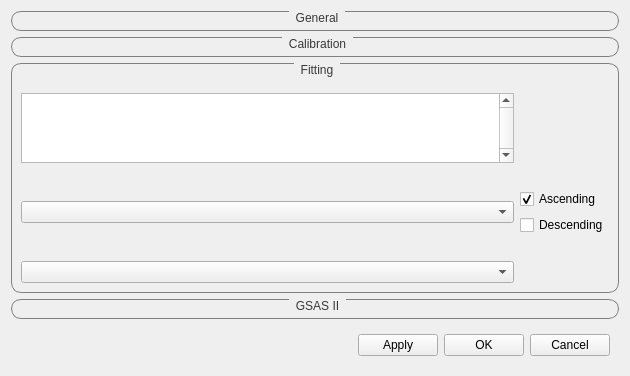
<?xml version="1.0" encoding="UTF-8"?>
<ui version="4.0">
 <class>Form</class>
 <widget class="QWidget" name="Form">
  <property name="geometry">
   <rect>
    <x>0</x>
    <y>0</y>
    <width>630</width>
    <height>184</height>
   </rect>
  </property>
  <property name="windowTitle">
   <string>Engineering Diffraction Analysis - Settings</string>
  </property>
  <property name="styleSheet">
   <string notr="true">QGroupBox {
border: 1px solid grey;border-radius: 10px;margin-top: 1ex; margin-right: 0ex
}
QGroupBox:title {
                          subcontrol-origin: margin;
                          subcontrol-position: top center;
                          padding-top: 0px;
                          padding-bottom: 0px;
							  padding-left: 5px;
                          padding-right: 5px;
                          color: rgb(56, 56, 56)
}</string>
  </property>
  <layout class="QVBoxLayout" name="verticalLayout">
   <item>
    <widget class="QGroupBox" name="group_general">
     <property name="title">
      <string>General</string>
     </property>
     <layout class="QGridLayout" name="gridLayout">
      <item row="0" column="0">
       <widget class="FileFinderWidget" name="finder_save" native="true"/>
      </item>
     </layout>
    </widget>
   </item>
   <item>
    <widget class="QGroupBox" name="group_calib">
     <property name="title">
      <string>Calibration</string>
     </property>
     <layout class="QGridLayout" name="gridLayout_2">
      <item row="0" column="0">
       <widget class="FileFinderWidget" name="finder_fullCalib" native="true"/>
      </item>
     </layout>
    </widget>
   </item>
   <item>
    <widget class="QGroupBox" name="fitting">
     <property name="title">
      <string>Fitting</string>
     </property>
     <layout class="QGridLayout" name="gridLayout_3">
	  <item row="0" column="0">
	   <widget class="QLabel" name="log_list_label"></widget>
	  </item>
      <item row="1" column="0">
       <widget class="QListWidget" name="log_list">
		<property name="verticalScrollBarPolicy">
		  <enum>Qt::ScrollBarAlwaysOn</enum>
        </property>
       </widget>
      </item>
	  <item row="2" column="0">
	   <widget class="QLabel" name="primary_log_label"></widget>
	  </item>
	  <item row="3" column="0">
       <widget class="QComboBox" name="primary_log">
       </widget>
      </item>
	  <item row="3" column="1">
	   <layout class="QVBoxLayout" name="SeqFitOrder_layout">
	    <item>
         <widget class="QCheckBox" name="check_ascending">
          <property name="text">
           <string>Ascending</string>
          </property>
		  <property name="checked">
           <bool>true</bool>
          </property>
	    </widget>
	    </item>
		<item>
         <widget class="QCheckBox" name="check_descending">
          <property name="text">
           <string>Descending</string>
          </property>
		  <property name="checked">
           <bool>false</bool>
          </property>
	    </widget>
	    </item>
	   </layout>
	  </item>
	  <item row="4" column="0">
	   <widget class="QLabel" name="peak_list_label"></widget>
	  </item>
	  <item row="5" column="0">
       <widget class="QComboBox" name="peak_list"></widget>
      </item>
     </layout>
    </widget>
   </item>
   <item>
    <widget class="QGroupBox" name="group_gsas2">
     <property name="title">
      <string>GSAS II</string>
     </property>
     <layout class="QGridLayout" name="gridLayout_4">
      <item row="0" column="0">
       <widget class="FileFinderWidget" name="finder_path_to_gsas2" native="true"/>
      </item>
     </layout>
    </widget>
   </item>
   <item>
    <spacer name="verticalSpacer">
     <property name="orientation">
      <enum>Qt::Vertical</enum>
     </property>
     <property name="sizeHint" stdset="0">
      <size>
       <width>20</width>
       <height>40</height>
      </size>
     </property>
    </spacer>
   </item>
   <item>
    <widget class="QFrame" name="frame">
     <property name="sizePolicy">
      <sizepolicy hsizetype="Preferred" vsizetype="Minimum">
       <horstretch>0</horstretch>
       <verstretch>0</verstretch>
      </sizepolicy>
     </property>
     <property name="frameShape">
      <enum>QFrame::NoFrame</enum>
     </property>
     <property name="frameShadow">
      <enum>QFrame::Raised</enum>
     </property>
     <layout class="QHBoxLayout" name="horizontalLayout">
      <item>
       <spacer name="horizontalSpacer">
        <property name="orientation">
         <enum>Qt::Horizontal</enum>
        </property>
        <property name="sizeHint" stdset="0">
         <size>
          <width>40</width>
          <height>20</height>
         </size>
        </property>
       </spacer>
      </item>
      <item>
       <widget class="QPushButton" name="btn_apply">
        <property name="text">
         <string>Apply</string>
        </property>
       </widget>
      </item>
      <item>
       <widget class="QPushButton" name="btn_ok">
        <property name="text">
         <string>OK</string>
        </property>
       </widget>
      </item>
      <item>
       <widget class="QPushButton" name="btn_cancel">
        <property name="text">
         <string>Cancel</string>
        </property>
       </widget>
      </item>
     </layout>
    </widget>
   </item>
  </layout>
 </widget>
 <customwidgets>
  <customwidget>
   <class>FileFinderWidget</class>
   <extends>QWidget</extends>
   <header>mantidqt.widgets.filefinderwidget</header>
   <container>1</container>
  </customwidget>
 </customwidgets>
 <resources/>
 <connections/>
</ui>
